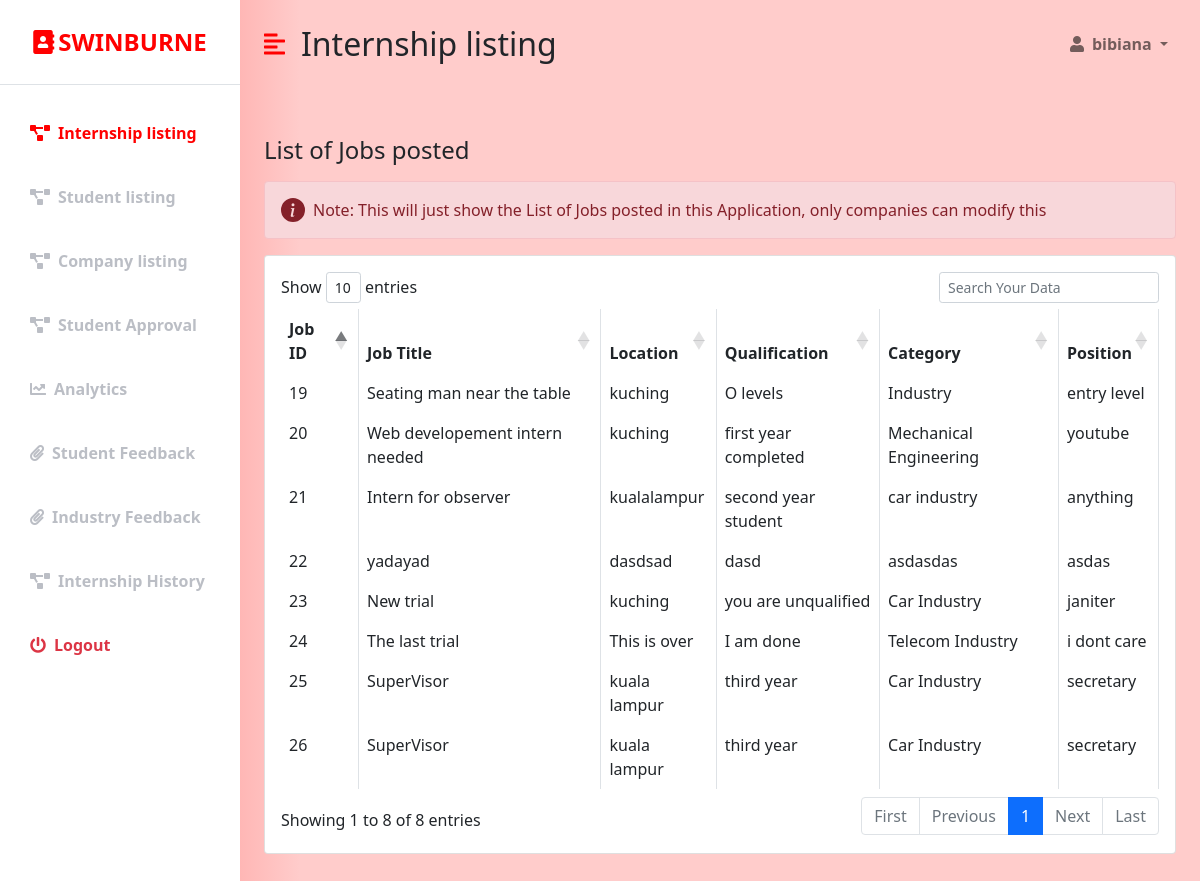
/staff_internshiplisting.php (signed in), run on an earlier commit of the app's database.
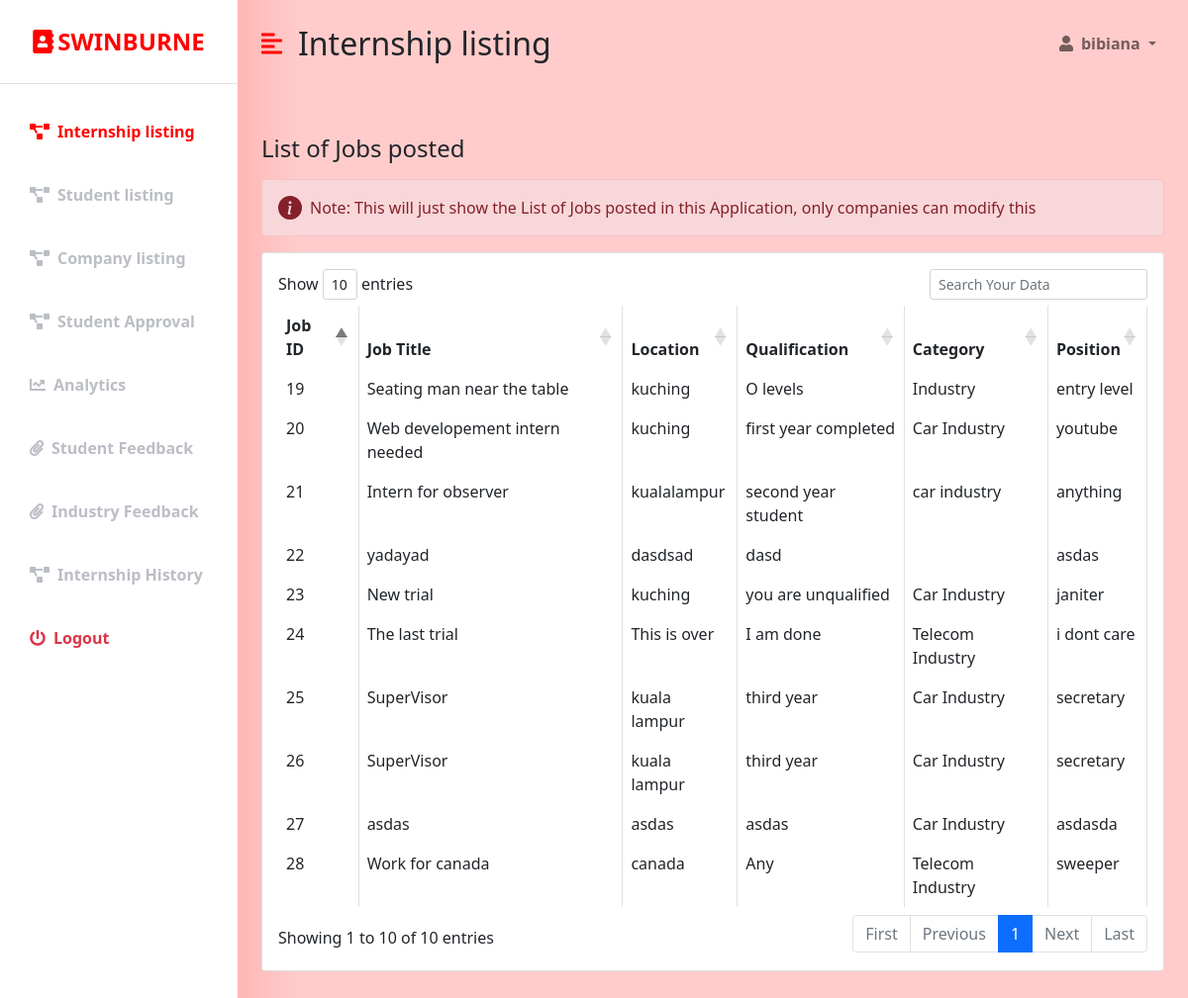
And on a later commit of the database.
### tables this page shows
CREATE TABLE `jobs` (
  `Job_ID` int(11) NOT NULL,
  `Job_Title` varchar(255) NOT NULL,
  `Location` varchar(255) NOT NULL,
  `Qualification` varchar(255) NOT NULL,
  `Category` varchar(255) NOT NULL,
  `Position` varchar(255) NOT NULL,
  `Vacancy` varchar(255) NOT NULL,
  `REGIS_NO` int(20) NOT NULL,
  `Date_Posted` date DEFAULT NULL,
  `Date_End` date DEFAULT NULL,
  `Extra_Details` varchar(255) DEFAULT NULL
);

### staff_internshiplisting.php (the view, shortened to what the changed rows need)
<?php
  if (isset($_SESSION['user_id']) && isset($_SESSION['user_email'])) {
?>
<!DOCTYPE html>
<html lang="en">
<head>
    <link href="https://cdn.jsdelivr.net/npm/bootstrap@5.0.0-beta3/dist/css/bootstrap.min.css" rel="stylesheet" />
    <link rel="stylesheet" href="https://cdnjs.cloudflare.com/ajax/libs/font-awesome/5.15.3/css/all.min.css" />
    <link rel="stylesheet" href="https://cdn.datatables.net/1.10.18/css/dataTables.bootstrap4.min.css">
    <link rel="stylesheet" href="styles.css" />
</head>
<body>
    <div class="d-flex" id="wrapper">
        <div class="bg-white" id="sidebar-wrapper">
            <div class="sidebar-heading text-center py-4 primary-text fs-4 fw-bold text-uppercase border-bottom"><i
                    class="fas fa-address-book me-1"></i>Swinburne</div>
            <div class="list-group list-group-flush my-3">
                <a href="#" class="list-group-item list-group-item-action bg-transparent second-text active"><i
                        class="fas fa-project-diagram me-2"></i>Internship listing</a>
                <a href="staff_studentlist.php" class="list-group-item list-group-item-action bg-transparent second-text fw-bold"><i
                        class="fas fa-project-diagram me-2"></i>Student listing</a>
                <a href="staff_companylist.php" class="list-group-item list-group-item-action bg-transparent second-text fw-bold"><i
                        class="fas fa-project-diagram me-2"></i>Company listing</a>
                        <a href="staff_approval.php" class="list-group-item list-group-item-action bg-transparent second-text fw-bold"><i
                        class="fas fa-project-diagram me-2"></i>Student Approval</a>
                <a href="staff_infographics.php" class="list-group-item list-group-item-action bg-transparent second-text fw-bold"><i
                        class="fas fa-chart-line me-2"></i>Analytics</a>
                <a href="staff_student_feedbacklist.php" class="list-group-item list-group-item-action bg-transparent second-text fw-bold"><i
                        class="fas fa-paperclip me-2"></i>Student Feedback </a>
                <a href="staff_industry_feedback.php" class="list-group-item list-group-item-action bg-transparent second-text fw-bold"><i
                        class="fas fa-paperclip me-2"></i>Industry Feedback </a>
                <a href="staff_history.php" class="list-group-item list-group-item-action bg-transparent second-text fw-bold"><i
                        class="fas fa-project-diagram me-2"></i>Internship History</a>
                <a href="staff_logout.php" class="list-group-item list-group-item-action bg-transparent text-danger fw-bold"><i
                        class="fas fa-power-off me-2"></i>Logout</a>
            </div>
        </div>
        <div id="page-content-wrapper">
            <nav class="navbar navbar-expand-lg navbar-light bg-transparent py-4 px-4">
                <div class="d-flex align-items-center">
                    <i class="fas fa-align-left primary-text fs-4 me-3" id="menu-toggle"></i>
                    <h2 class="fs-2 m-0">Internship listing</h2>
                </div>
                <div class="collapse navbar-collapse" id="navbarSupportedContent">
                    <ul class="navbar-nav ms-auto mb-2 mb-lg-0">
                        <li class="nav-item dropdown">
                            <a class="nav-link dropdown-toggle second-text fw-bold" href="#" id="navbarDropdown"
                                role="button" data-bs-toggle="dropdown" aria-expanded="false">
                                <i class="fas fa-user me-2"></i><?=$_SESSION['user_full_name']?>
                            </a>
                        </li>
                    </ul>
                </div>
            </nav>
            <div class="container-fluid px-4">
                <div class="row my-5">
                    <h3 class="fs-4 mb-3">List of Jobs posted</h3>
                    <div class="col">
                                                <div class="alert alert-danger d-flex align-items-center" role="alert">
                                                  <svg class="bi flex-shrink-0 me-2" width="24" height="24" role="img" aria-label="Info:"><use xlink:href="#info-fill"/></svg>
                                                  <div>
                                                  Note: This will just show the List of Jobs posted in this Application, only companies can modify this
                                                  </div>
                                            </div>
                                            <?php
                                                $connection = mysqli_connect("localhost", "root", "", "ims");
                                                $query = "SELECT * from jobs";
                                                $result = mysqli_query($connection, $query);
                                            ?>
                                <div class="card">
                                    <div class="card-body">
                                        <table id="datatableid" class="table table-bordered">
                                             <thead>
                                                  <tr>
                                                     <th>Job ID</th>
                                                     <th>Job Title</th>
                                                     <th>Location</th>
                                                     <th>Qualification</th>
                                                     <th>Category</th>
                                                     <th>Position</th>
                                                  </tr>
                                                </thead>
                                                <tbody>
                                                  <?php while( $row = $result->fetch_object() ): ?>
                                                  <tr>
                                                     <td><?php echo $row->Job_ID ?></td>
                                                     <td><?php echo $row->Job_Title ?></td>
                                                     <td><?php echo $row->Location ?></td>
                                                     <td><?php echo $row->Qualification ?></td>
                                                     <td><?php echo $row->Category ?></td>
                                                     <td><?php echo $row->Position ?></td>
                                                  </tr>
                                                  <?php endwhile; ?>
                                            </tbody>
                                    </table>
                                </div>
                            </div>
            </div>
        </div>
    </div>
    </div>
</body>
</html>
<?php
}else {
   header("Location:staff_login.php");
}
 ?>

What changed in the data, as far as the page shows it:
changed jobs "Web developement intern needed": Category "Mechanical Engineering" → "Car Industry"
changed jobs "yadayad": Category "asdasdas" → (not shown)
added jobs: Job_ID "27", Job_Title "asdas", Location "asdas", Qualification "asdas", Category "Car Industry", Position "asdasda"
added jobs: Job_ID "28", Job_Title "Work for canada", Location "canada", Qualification "Any", Category "Telecom Industry", Position "sweeper"
Also different on the page:
text written by a page script: "Show entries Showing 1 to 8 of 8 entries First Previous 1 Next Last" → "Show entries Showing 1 to 10 of 10 entries First Previous 1 Next Last"
